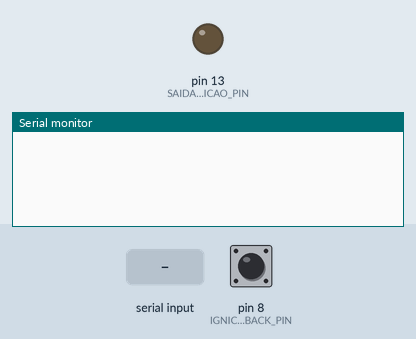
This sketch was run on a simulated Arduino Uno, built with avr-gcc and run on an emulated ATmega328P. Shown: output pins drawn as LEDs (lit = HIGH), the last lines printed to the serial monitor. The inputs (shaded band) are chosen by the test bench; at power-on: pin 8 (IGNICAO_FEEDBACK_PIN) HIGH.

Above: at 1.2 s.
1.3 s: "liga\n" received over Serial
At 2.3 s:
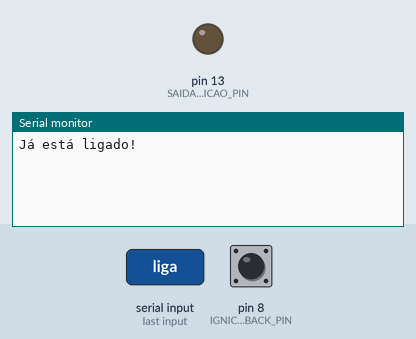
2.8 s: "desliga\n" received over Serial
At 3.5 s:
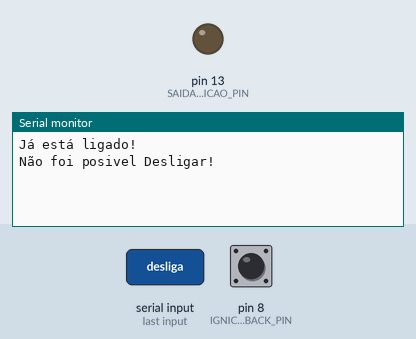

Measured:
- after the input at 1.3 s, the serial monitor: prints a new line at once (image 1)
- after the input at 2.8 s, the serial monitor: prints a new line at once (image 2)

The sketch:

serial.ino
```cpp
#include <digitalWriteFast.h>

// Define constantes para os pinos
const int IGNICAO_FEEDBACK_PIN = 8;
const int SAIDA_IGNICAO_PIN = 13;

void setup() {
  Serial.begin(9600);   // Inicia a comunicação serial
  pinMode(IGNICAO_FEEDBACK_PIN, INPUT);    // Define o pino de feedback de ignição como entrada
  pinMode(SAIDA_IGNICAO_PIN, OUTPUT);  // Define o pino de saída de ignição como saída
}

void loop() {
  int fdb = digitalRead(IGNICAO_FEEDBACK_PIN);
  if (Serial.available() > 0) {                      // Verifica se há dados disponíveis na porta serial
    String mensagem = Serial.readStringUntil('\n');  // Lê a mensagem até o caractere de nova linha

    if (mensagem == "liga") {
      if (fdb == 0) {     // Verifica se o pino de feedback de ignição está em nível baixo
        digitalWriteFast(SAIDA_IGNICAO_PIN, HIGH);  // Define o pino de saída de ignição como nível alto
        fdb = digitalRead(IGNICAO_FEEDBACK_PIN);
        if (fdb == 1) {
          Serial.println("Ligado com sucesso!");  // Envia a mensagem "Ligado com sucesso" pela porta serial
        } else {
          Serial.println("Não foi posivel ligar!");  // Envia a mensagem "Não foi posivel ligar" pela porta serial
        }
      } else if (fdb == 1) {
        Serial.println("Já está ligado!");  // Envia a mensagem "Já está ligado" pela porta serial
      }

    } else if (mensagem == "desliga") {
      if (fdb == 1) {                   // Verifica se o pino de feedback de ignição está em nível alto
        digitalWriteFast(SAIDA_IGNICAO_PIN, LOW);                 // Define o pino de saída de ignição como nível baixo
        if(digitalRead(IGNICAO_FEEDBACK_PIN) == 0){
          Serial.println("Desligado com sucesso!");  // Envia a mensagem "Desligado com sucesso" pela porta serial
        }else{
          Serial.println("Não foi posivel Desligar!");
        }
      } else if (fdb == 0) {
        Serial.println("Já está desligado!");  // Envia a mensagem "Já está desligado" pela porta serial
      }
    }
  }
}
```
